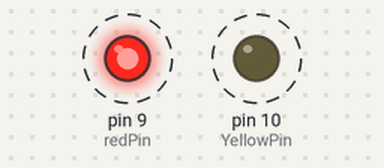
Bench run of a sketch on a simulated Arduino Uno, built with avr-gcc and run on an emulated ATmega328P. Parts: output pins drawn as LEDs (lit = HIGH). Dashed ring = blinking.

Above: at 0.5 s.
Timing chart, 0 to 4.6 s (numbered marks = the images above):
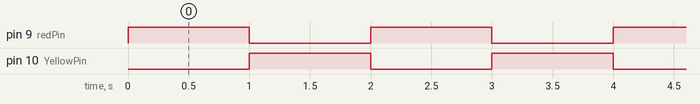

The sketch:

Code.ino
```cpp
// Define the pins for the RGB LED
int redPin = 9;
int YellowPin = 10;

void setup() {
  // Set the RGB pins as OUTPUT
  pinMode(redPin, OUTPUT);
  pinMode(YellowPin, OUTPUT);
}

void loop() {
  // Red
  setColor(255, 0);
  delay(1000);

  // Green
  setColor(0, 255);
  delay(1000);
}

// Function to set the color of the RGB LED
void setColor(int red, int yellow) {
  analogWrite(redPin, red);
  analogWrite(YellowPin, yellow);
}
```

Measured:
- by itself, pin 9 (redPin), pin 10 (YellowPin): alternates HIGH for 1.0 s and LOW for 1.0 s
